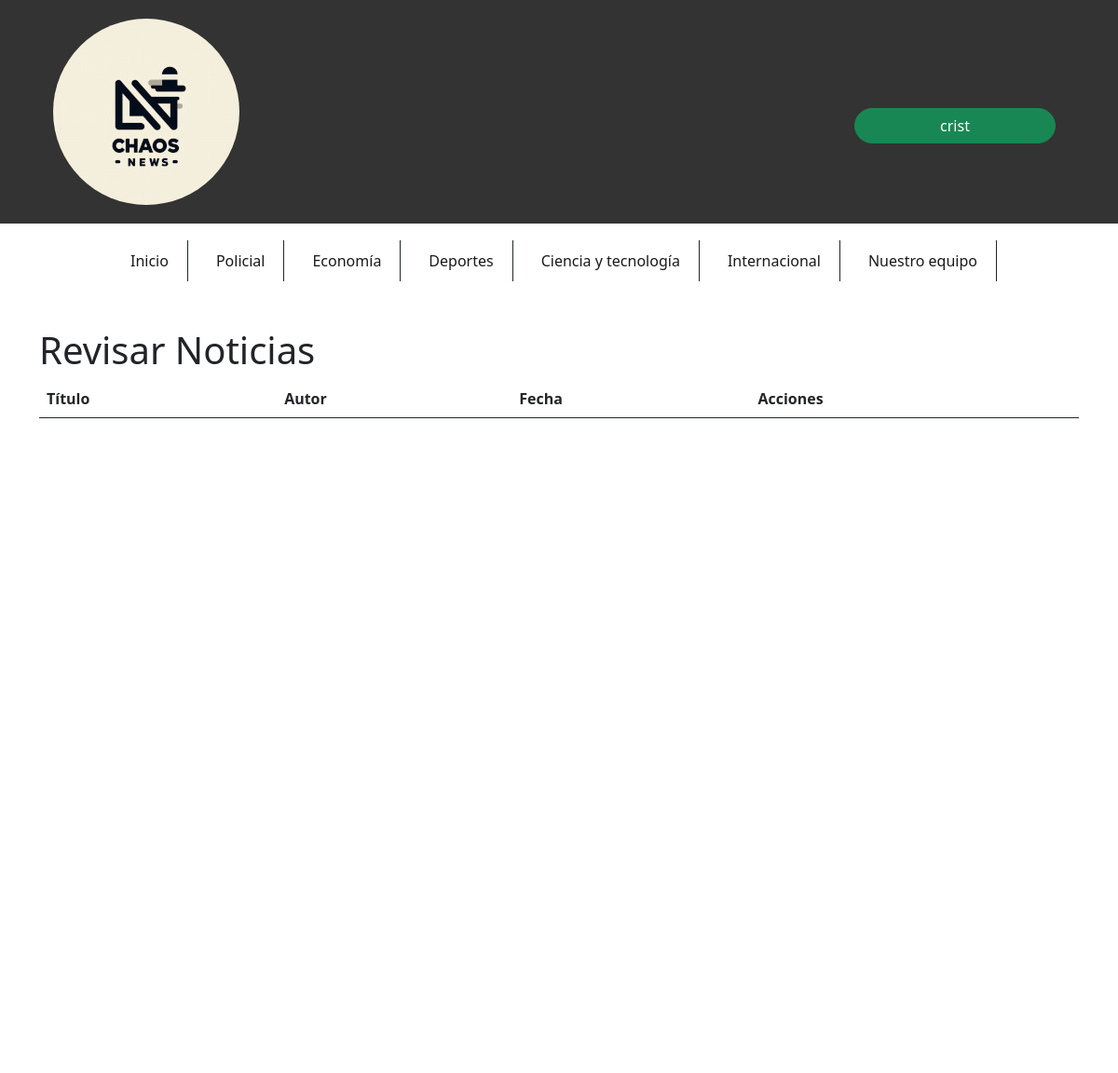
Page /subir_noticias/revisar/ (signed in) on the earlier database version.
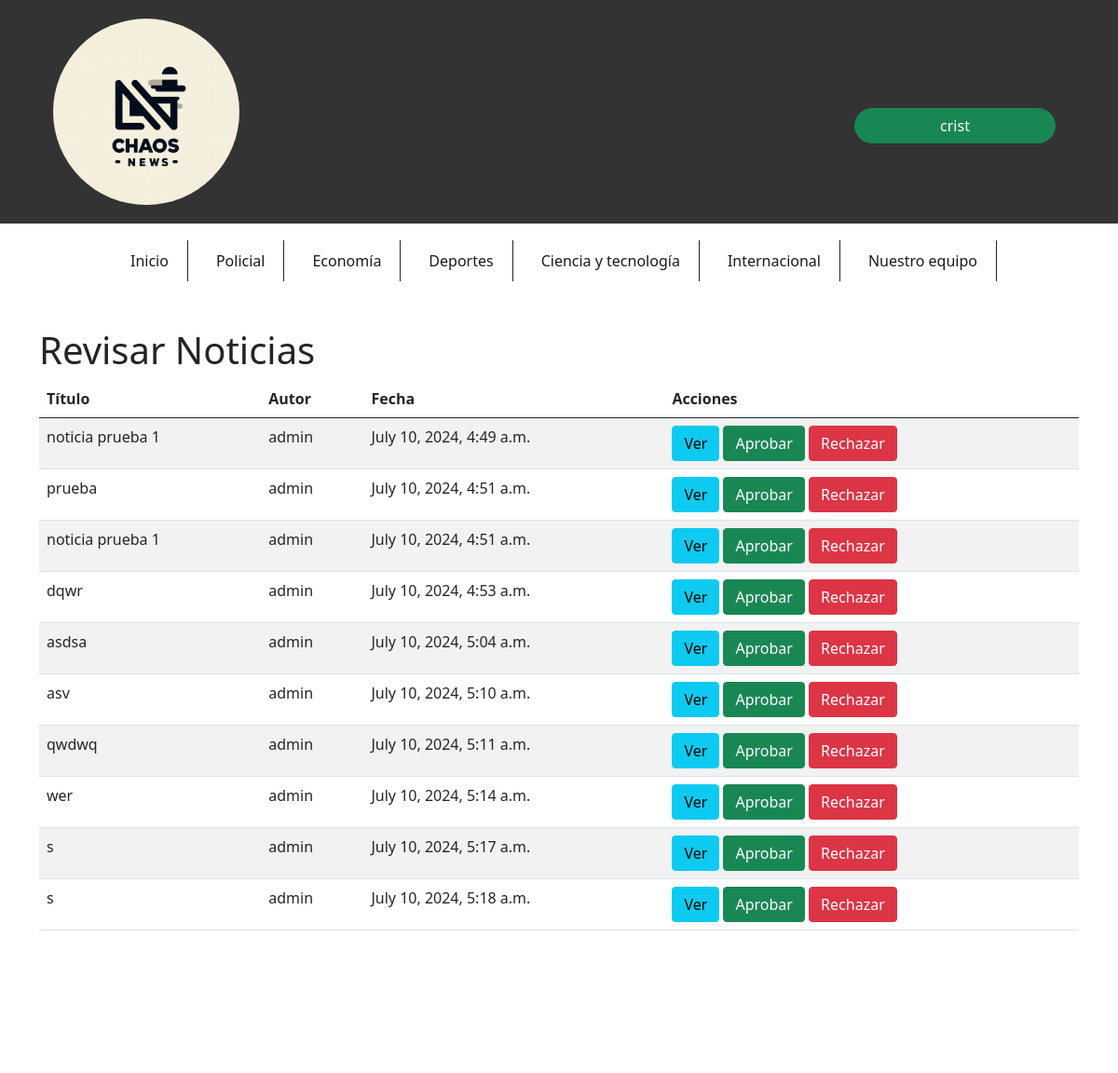
Same page on the later database version.
### subir_noticias/models.py (models this page shows)
class Noticia(models.Model):
    CATEGORIAS = [
        ('----', '---'),
        ('policial', 'Policial'),
        ('economia', 'Economía'),
        ('deportes', 'Deportes'),
        ('ciencia_tecnologia', 'Ciencia y Tecnología'),
        ('internacional', 'Internacional'),
    ]
    titulo = models.CharField(max_length=200)
    contenido = models.TextField()
    ubicacion = models.CharField(max_length=100)
    categoria = models.CharField(max_length=50)
    autor = models.ForeignKey(User, on_delete=models.CASCADE)
    fecha_publicacion = models.DateTimeField(auto_now_add=True)
    aprobada = models.BooleanField(default=False)
    rechazada = models.BooleanField(default=False)
    motivo_rechazo = models.TextField(blank=True, null=True)

### subir_noticias/views.py (the view)
# urls.py: path('revisar/', views.revisar_noticias, name='revisar_noticias'),
@user_passes_test(lambda u: u.is_staff)
def revisar_noticias(request):
    noticias = Noticia.objects.filter(aprobada=False, rechazada=False)
    return render(request, 'subir_noticias/revisar_noticias.html', {'noticias': noticias})

### subir_noticias/templates/subir_noticias/revisar_noticias.html (shortened to what this page needs)
{% load static %}
<!DOCTYPE html>
<html lang="en">
<head>
    <link rel="stylesheet" href="{% static 'css/estiloCenter.css' %}">
    <link rel="stylesheet" href="{% static 'css/estiloindex.css' %}">
    <link href="https://cdn.jsdelivr.net/npm/bootstrap@5.0.2/dist/css/bootstrap.min.css" rel="stylesheet">
</head>
<body>
    <header class="container-fluid">
        <article class="row align-items-center">
            <section id="logo" class="col-9 col-sm text-center text-lg-start">
                <a href="{% url 'index' %}">
                    <img src="{% static 'img/Logo.jpg' %}" alt="Logo" id="imgLogo" class="img-fluid">
                </a>
            </section>
            <section id="log_in" class="col-3 col-sm mt-auto">
                <div id="divUsuario">
                    <button type="button" id="boton" class="btn btn-success rounded-pill">
                        {{ user }}
                    </button>
                </div>
            </section>
        </article>
    </header>
    <nav class="navbar navbar-expand-lg navbar-light" style="background-color: #ffffff;">
        <div class="container-md">
            <div class="collapse navbar-collapse" id="navbarCollapse">
                <ul id="nav" class="navbar-nav mb-2 mn-lg-0 mx-auto">
                    <li class="border-end border-dark nav-item navbar-text">
                        <a href="{% url 'index' %}" class="text-decoration-none">Inicio</a>
                    </li>
                    <li class="border-end border-dark nav-item navbar-text"><a href="#" class="text-decoration-none">Policial</a></li>
                    <li class="border-end border-dark nav-item navbar-text"><a href="#" class="text-decoration-none">Economía</a></li>
                    <li class="border-end border-dark nav-item navbar-text"><a href="#" class="text-decoration-none">Deportes</a></li>
                    <li class="border-end border-dark nav-item navbar-text"><a href="{% url 'noticias_ciencia_tecnologia' %}" class="text-decoration-none">Ciencia y tecnología</a></li>
                    <li class="border-end border-dark nav-item navbar-text"><a href="{% url 'noticias_internacionales' %}" class="text-decoration-none">Internacional</a></li>
                    <li class="border-end border-dark nav-item navbar-text"><a href="{% url 'periodistas' %}" class="text-decoration-none">Nuestro equipo</a></li>
                </ul>
            </div>
        </div>
    </nav>
    <main class="container mt-4">
        <h1>Revisar Noticias</h1>
        <table class="table table-striped">
            <thead>
                <tr>
                    <th>Título</th>
                    <th>Autor</th>
                    <th>Fecha</th>
                    <th>Acciones</th>
                </tr>
            </thead>
            <tbody>
                {% for noticia in noticias %}
                    <tr>
                        <td>{{ noticia.titulo }}</td>
                        <td>{{ noticia.autor.username }}</td>
                        <td>{{ noticia.fecha_publicacion }}</td>
                        <td>
                            <a href="{% url 'ver_noticia' noticia.id %}" class="btn btn-info">Ver</a>
                            <a href="{% url 'aprobar_noticia' noticia.id %}" class="btn btn-success">Aprobar</a>
                            <a href="{% url 'rechazar_noticia' noticia.id %}" class="btn btn-danger">Rechazar</a>
                        </td>
                    </tr>
                {% endfor %}
            </tbody>
        </table>
    </main>
</body>
</html>

Differences in the rows shown:
added Noticia: titulo "noticia prueba 1", autor.username "admin", fecha_publicacion "July 10, 2024, 4:49 a.m."
added Noticia: titulo "prueba", autor.username "admin", fecha_publicacion "July 10, 2024, 4:51 a.m."
added Noticia: titulo "noticia prueba 1", autor.username "admin", fecha_publicacion "July 10, 2024, 4:51 a.m."
added Noticia: titulo "dqwr", autor.username "admin", fecha_publicacion "July 10, 2024, 4:53 a.m."
added Noticia: titulo "asdsa", autor.username "admin", fecha_publicacion "July 10, 2024, 5:04 a.m."
added Noticia: titulo "asv", autor.username "admin", fecha_publicacion "July 10, 2024, 5:10 a.m."
added Noticia: titulo "qwdwq", autor.username "admin", fecha_publicacion "July 10, 2024, 5:11 a.m."
added Noticia: titulo "wer", autor.username "admin", fecha_publicacion "July 10, 2024, 5:14 a.m."
added Noticia: titulo "s", autor.username "admin", fecha_publicacion "July 10, 2024, 5:17 a.m."
added Noticia: titulo "s", autor.username "admin", fecha_publicacion "July 10, 2024, 5:18 a.m."
